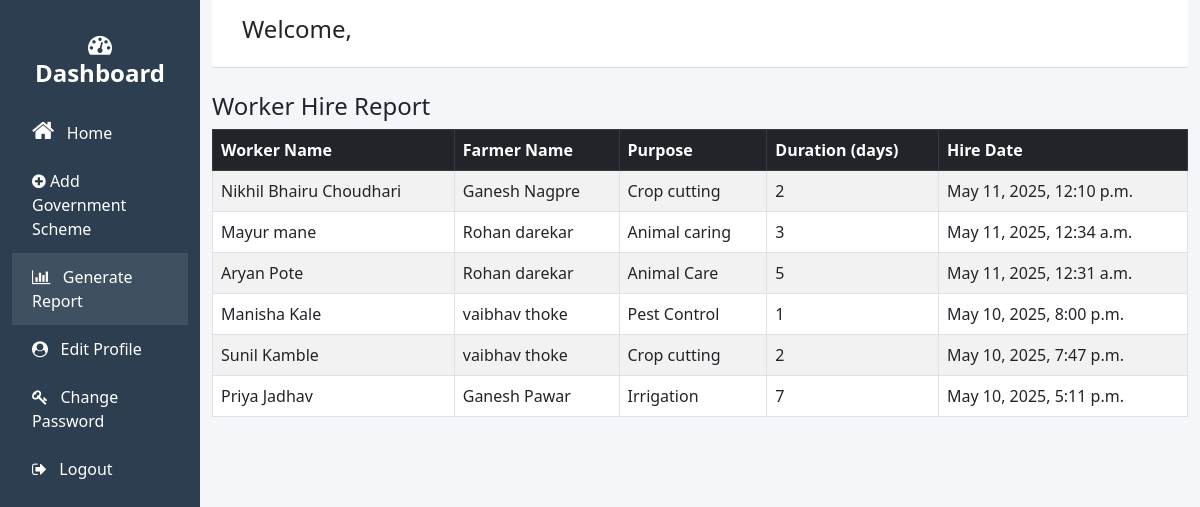
Page /admin-report/ on the committed database.
### agri/models.py (models this page shows)
class HireRequest(models.Model):
    farmer = models.CharField(max_length=100)
    worker = models.ForeignKey(worker, on_delete=models.CASCADE)
    purpose = models.CharField(max_length=200)
    duration = models.PositiveIntegerField()
    location = models.CharField(max_length=200)
    f_mobno = models.CharField(max_length=10)
    hire_date = models.DateTimeField(auto_now_add=True)
    STATUS = models.CharField(max_length=200, default='pending')

class worker(models.Model):
    fullName= models.CharField(max_length=100)
    age= models.IntegerField()
    gender= models.CharField(max_length=10)
    dist = models.CharField(max_length=20)
    subDist= models.CharField(max_length=20)
    village = models.CharField(max_length=30)
    mobno = models.CharField(max_length=10, unique=True)
    password= models.CharField(max_length=20)
    skill= models.CharField(max_length=250,  blank=True, null=True)
    availabillity=models.BooleanField(default=False)
    date = models.DateTimeField(auto_now_add=True)

### office/views.py (the view)
# urls.py: path('admin-report/', fviews.report_view, name='admin_report'),
def report_view(request):
    start_date = request.GET.get('start_date')
    end_date = request.GET.get('end_date')
    hire_requests = HireRequest.objects.all()
    if start_date:
        hire_requests = hire_requests.filter(hire_date__date__gte=start_date)
    if end_date:
        hire_requests = hire_requests.filter(hire_date__date__lte=end_date)
    context = {
        'hire_requests': hire_requests.order_by('-hire_date'),  # show latest first
        'total_farmers': hire_requests.values('farmer').distinct().count(),
        'total_workers': hire_requests.values('worker').distinct().count(),
        'total_requests': hire_requests.count(),
    }
    return render(request, 'office/report.html', context)

### templates/office/report.html (shortened to what this page needs)
<!DOCTYPE html>
<html lang="en">
<head>
  <link href="https://cdn.jsdelivr.net/npm/bootstrap@5.3.0/dist/css/bootstrap.min.css" rel="stylesheet" />
  <link rel="stylesheet" href="https://cdnjs.cloudflare.com/ajax/libs/font-awesome/4.7.0/css/font-awesome.min.css" />
  <link rel="stylesheet" href="/static/CSS/officer/officeDashBoard.css" />
</head>
<body>
<div class="container-fluid">
  <div class="row">
    {% include 'office/f_header.html' %}
    <div class="col-md-10">
      <div class="header">
          <h4>Welcome, {{ request.session.officeemail }} </h4>
        </div>
      <h4 class="mt-4">Worker Hire Report</h4>
      <table class="table table-striped table-bordered">
        <thead class="table-dark">
          <tr>
            <th>Worker Name</th>
            <th>Farmer Name</th>
            <th>Purpose</th>
            <th>Duration (days)</th>
            <th>Hire Date</th>
          </tr>
        </thead>
        <tbody>
          {% for req in hire_requests %}
            <tr>
              <td>{{ req.worker.fullName }}</td>
              <td>{{ req.farmer }}</td>
              <td>{{ req.purpose }}</td>
              <td>{{ req.duration }}</td>
              <td>{{ req.hire_date|date:"F j, Y, g:i a" }}</td>
            </tr>
          {% empty %}
            <tr>
              <td colspan="5">No hire requests found for this period.</td>
            </tr>
          {% endfor %}
        </tbody>
      </table>
    </div>
  </div>
</div>
{% include 'office/f_footer.html' %}

### static/CSS/officer/officeDashboard.css (style rules this page uses)
body { background-color: #f4f6f9; }
.header { background-color: #fff; padding: 15px 30px; border-bottom: 1px solid #ddd; }

### rows in the picture
HireRequest: worker.fullName "Nikhil Bhairu Choudhari", farmer "Ganesh Nagpre", purpose "Crop cutting", duration "2", hire_date "May 11, 2025, 12:10 p.m."
HireRequest: worker.fullName "Mayur mane", farmer "Rohan darekar", purpose "Animal caring", duration "3", hire_date "May 11, 2025, 12:34 a.m."
HireRequest: worker.fullName "Aryan Pote", farmer "Rohan darekar", purpose "Animal Care", duration "5", hire_date "May 11, 2025, 12:31 a.m."
HireRequest: worker.fullName "Manisha Kale", farmer "vaibhav thoke", purpose "Pest Control", duration "1", hire_date "May 10, 2025, 8:00 p.m."
HireRequest: worker.fullName "Sunil Kamble", farmer "vaibhav thoke", purpose "Crop cutting", duration "2", hire_date "May 10, 2025, 7:47 p.m."
HireRequest: worker.fullName "Priya Jadhav", farmer "Ganesh Pawar", purpose "Irrigation", duration "7", hire_date "May 10, 2025, 5:11 p.m."
